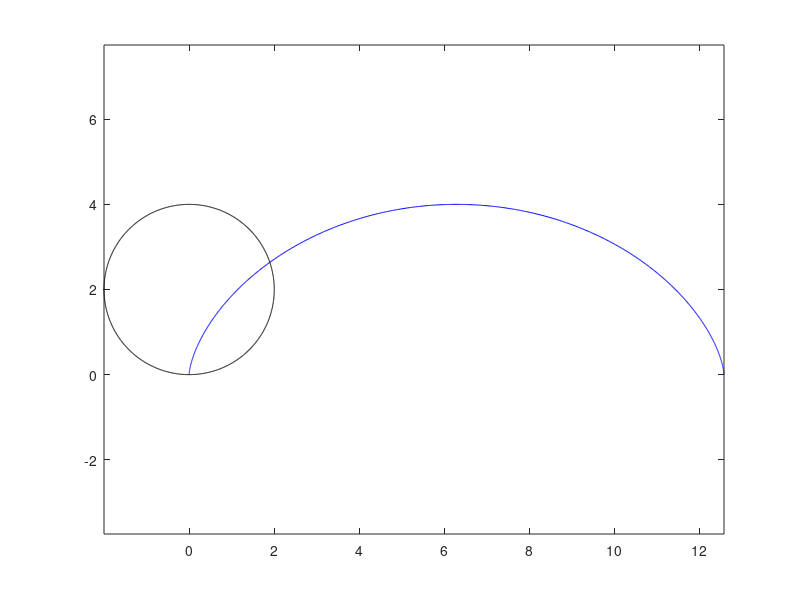

This chart was generated by the following MATLAB code:
clear all
clc

t=linspace(0,2*pi,1000);
r=2;
x1=r.*(t-sin(t));
y1=r.*(1-cos(t));
x2=r.*cos(t);
y2=r.*sin(t)+r;
figure(1)
plot(x1,y1,'-b',x2,y2,'-k')
axis equal